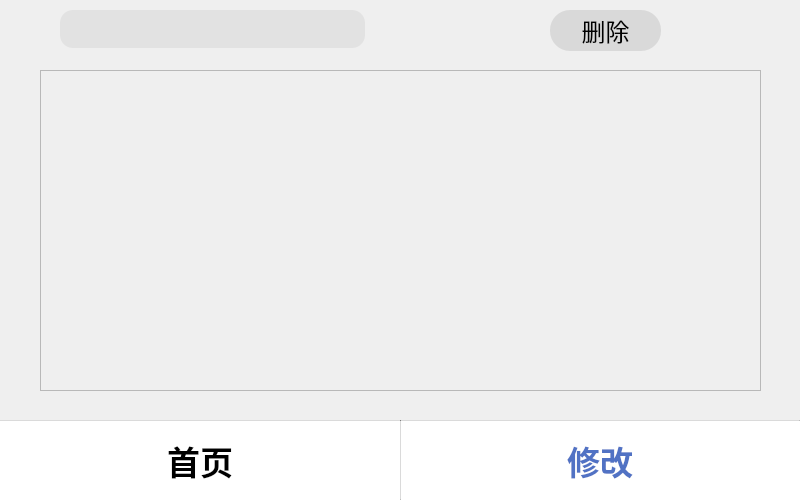
<?xml version="1.0" encoding="UTF-8"?>
<ui version="4.0">
 <class>StaffModify</class>
 <widget class="QMainWindow" name="StaffModify">
  <property name="geometry">
   <rect>
    <x>0</x>
    <y>0</y>
    <width>800</width>
    <height>500</height>
   </rect>
  </property>
  <property name="windowTitle">
   <string>MainWindow</string>
  </property>
  <widget class="QWidget" name="centralwidget">
   <widget class="QFrame" name="frame">
    <property name="geometry">
     <rect>
      <x>-10</x>
      <y>0</y>
      <width>451</width>
      <height>51</height>
     </rect>
    </property>
    <property name="styleSheet">
     <string notr="true">border:none;
background-color:rgba(255,255,255,0);</string>
    </property>
    <property name="frameShape">
     <enum>QFrame::StyledPanel</enum>
    </property>
    <property name="frameShadow">
     <enum>QFrame::Raised</enum>
    </property>
    <widget class="QLineEdit" name="lineEdit_10">
     <property name="geometry">
      <rect>
       <x>110</x>
       <y>10</y>
       <width>251</width>
       <height>38</height>
      </rect>
     </property>
     <property name="font">
      <font>
       <pointsize>12</pointsize>
       <italic>true</italic>
      </font>
     </property>
     <property name="styleSheet">
      <string notr="true">background-color:#e2e2e2;border:none;color:grey</string>
     </property>
     <property name="text">
      <string>请输入查询城市</string>
     </property>
    </widget>
    <widget class="QLabel" name="label">
     <property name="geometry">
      <rect>
       <x>70</x>
       <y>10</y>
       <width>305</width>
       <height>38</height>
      </rect>
     </property>
     <property name="styleSheet">
      <string notr="true">border-radius:13px;
background-color:#e2e2e2;</string>
     </property>
     <property name="text">
      <string/>
     </property>
    </widget>
    <widget class="QPushButton" name="searchbtn">
     <property name="geometry">
      <rect>
       <x>83</x>
       <y>16</y>
       <width>22</width>
       <height>24</height>
      </rect>
     </property>
     <property name="text">
      <string/>
     </property>
     <property name="icon">
      <iconset resource="res.qrc">
       <normaloff>:/search.png</normaloff>:/search.png</iconset>
     </property>
     <property name="iconSize">
      <size>
       <width>30</width>
       <height>30</height>
      </size>
     </property>
    </widget>
    <widget class="QLineEdit" name="lineEdit">
     <property name="geometry">
      <rect>
       <x>110</x>
       <y>9</y>
       <width>251</width>
       <height>37</height>
      </rect>
     </property>
    </widget>
   </widget>
   <widget class="QWidget" name="bottom" native="true">
    <property name="enabled">
     <bool>true</bool>
    </property>
    <property name="geometry">
     <rect>
      <x>0</x>
      <y>420</y>
      <width>800</width>
      <height>80</height>
     </rect>
    </property>
    <property name="minimumSize">
     <size>
      <width>800</width>
      <height>80</height>
     </size>
    </property>
    <property name="styleSheet">
     <string notr="true">#bottom{
background-color: rgb(255, 255, 255); 
}
#mainbody{
background-color:rgb(247,247,247);
}</string>
    </property>
    <widget class="QPushButton" name="homebtn">
     <property name="geometry">
      <rect>
       <x>0</x>
       <y>0</y>
       <width>400</width>
       <height>80</height>
      </rect>
     </property>
     <property name="font">
      <font>
       <family>微软雅黑</family>
       <pointsize>25</pointsize>
       <bold>true</bold>
      </font>
     </property>
     <property name="cursor">
      <cursorShape>PointingHandCursor</cursorShape>
     </property>
     <property name="styleSheet">
      <string notr="true">border:none
</string>
     </property>
     <property name="text">
      <string>首页</string>
     </property>
    </widget>
    <widget class="QPushButton" name="pushButton_3">
     <property name="geometry">
      <rect>
       <x>400</x>
       <y>0</y>
       <width>400</width>
       <height>80</height>
      </rect>
     </property>
     <property name="font">
      <font>
       <family>微软雅黑</family>
       <pointsize>25</pointsize>
       <bold>true</bold>
      </font>
     </property>
     <property name="styleSheet">
      <string notr="true">*{border:none;color:#5172c4;}</string>
     </property>
     <property name="text">
      <string>修改</string>
     </property>
    </widget>
    <widget class="Line" name="line">
     <property name="geometry">
      <rect>
       <x>0</x>
       <y>0</y>
       <width>800</width>
       <height>1</height>
      </rect>
     </property>
     <property name="font">
      <font>
       <pointsize>2</pointsize>
      </font>
     </property>
     <property name="styleSheet">
      <string notr="true">background-color:rgb(190,190,190);</string>
     </property>
     <property name="orientation">
      <enum>Qt::Horizontal</enum>
     </property>
    </widget>
    <widget class="Line" name="line_2">
     <property name="geometry">
      <rect>
       <x>400</x>
       <y>0</y>
       <width>1</width>
       <height>80</height>
      </rect>
     </property>
     <property name="autoFillBackground">
      <bool>false</bool>
     </property>
     <property name="styleSheet">
      <string notr="true">background-color:rgb(190,190,190);</string>
     </property>
     <property name="orientation">
      <enum>Qt::Vertical</enum>
     </property>
    </widget>
   </widget>
   <widget class="QPushButton" name="stfbtn">
    <property name="geometry">
     <rect>
      <x>550</x>
      <y>10</y>
      <width>111</width>
      <height>41</height>
     </rect>
    </property>
    <property name="sizePolicy">
     <sizepolicy hsizetype="Minimum" vsizetype="Minimum">
      <horstretch>0</horstretch>
      <verstretch>0</verstretch>
     </sizepolicy>
    </property>
    <property name="minimumSize">
     <size>
      <width>0</width>
      <height>9</height>
     </size>
    </property>
    <property name="font">
     <font>
      <family>微软雅黑</family>
      <pointsize>18</pointsize>
     </font>
    </property>
    <property name="cursor">
     <cursorShape>PointingHandCursor</cursorShape>
    </property>
    <property name="layoutDirection">
     <enum>Qt::LeftToRight</enum>
    </property>
    <property name="styleSheet">
     <string notr="true">*{
background-color:#d9d9d9;
border-radius: 20px;
}
QPushButton:pressed{  background-color: #bebebe;}
</string>
    </property>
    <property name="text">
     <string>删除</string>
    </property>
    <property name="iconSize">
     <size>
      <width>20</width>
      <height>20</height>
     </size>
    </property>
   </widget>
   <widget class="QScrollArea" name="scrollArea">
    <property name="geometry">
     <rect>
      <x>40</x>
      <y>70</y>
      <width>721</width>
      <height>321</height>
     </rect>
    </property>
    <property name="widgetResizable">
     <bool>true</bool>
    </property>
    <widget class="QWidget" name="scrollAreaWidgetContents">
     <property name="geometry">
      <rect>
       <x>0</x>
       <y>0</y>
       <width>719</width>
       <height>319</height>
      </rect>
     </property>
    </widget>
   </widget>
  </widget>
 </widget>
 <resources>
  <include location="res.qrc"/>
 </resources>
 <connections/>
</ui>
